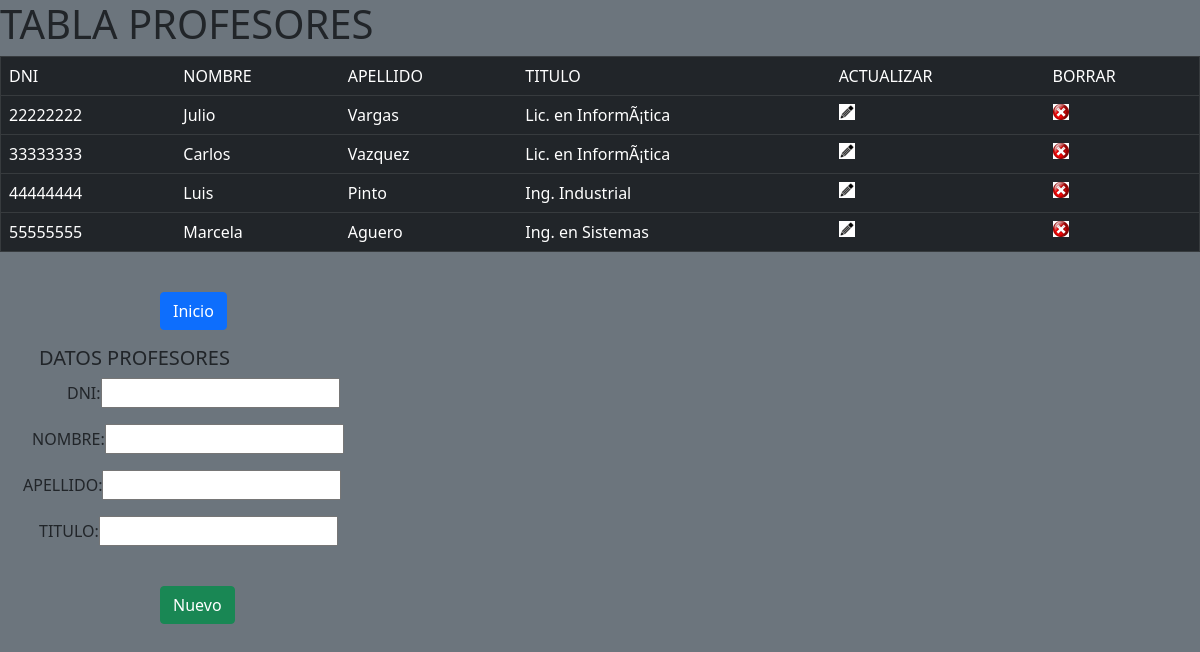
/tablaProfesores.php, run on the app's committed database.
### tables this page shows
CREATE TABLE `profesor` (
  `prof_dni` int(11) NOT NULL,
  `prof_nombre` varchar(20) DEFAULT NULL,
  `prof_apellido` varchar(20) DEFAULT NULL,
  `prof_titulo` varchar(20) DEFAULT NULL
);

### tablaProfesores.php (the view, shortened to what this page needs)
<html>
    <head>
       <link href="https://cdn.jsdelivr.net/npm/bootstrap@5.1.3/dist/css/bootstrap.min.css" rel="stylesheet">
    </head>
    <body class="bg-secondary">
       <?php
         $controlBtnAct=false;
        ?>
        <div class="tablaProfesores">
          <h1>TABLA PROFESORES</h1>
          <div class="opciones" class="tabla">
            <table border="1" class="table table-dark">
              <tr>
                <td>DNI</td>
                <td>NOMBRE</td>
                <td>APELLIDO</td>
                <td>TITULO</td>
                <td>ACTUALIZAR</td>
                <td>BORRAR</td>
              </tr>
              <?php
                $conexion=mysqli_connect('localhost','root','','sga_Belgrano');
                $sql='SELECT * FROM PROFESOR';
                $resultado= mysqli_query($conexion, $sql);
                while($mostrar= mysqli_fetch_array($resultado)){
              ?>
              <tr>
                <td><?php echo $mostrar[0]?></td>
                <td><?php echo $mostrar[1]?></td>
                <td><?php echo $mostrar[2]?></td>
                <td><?php echo $mostrar[3]?></td>
                <td ><a href="tablaProfesores.php?accion=Actualizar&&id=<?php echo $mostrar[0]?>" class="modificar" name="Actualizar"> <img src="editar1.png"</a> </td>
                <td ><a href="tablaProfesores.php?accion=Borrar&&id=<?php echo $mostrar[0]?>" class="eliminar" name="Borrar"> <img src="eliminar1.png"</a></td>
              </tr>
              <?php
              }
              ?>
            </table>
            <br/>
            <form action="index.php" method="POST">
               <spam>
                 <input type="submit" class="btn btn-primary" name="volver" value="Inicio" class="enviar">
               </spam>
            </form>
          </div>
        </div>
        <div class="datosProfesores">
          <form action="<?php echo htmlspecialchars($_SERVER['PHP_SELF'])?>" method="POST">
            <h5 class="p4" class="text-success">DATOS PROFESORES </h5>
            <p class="p1" class="text-success">DNI:<input type="text" name="dni" value="<?php echo $mostrar2[0]?>" id="dni"class="text"></p>
            <p class="p2" class="text-success">NOMBRE:<input type="text" name="nombre" value="<?php echo $mostrar2[1]?>" id="nombre"class="text"></p>
            <p class="p3" class="text-success">APELLIDO:<input type="text" name="apellido" value="<?php echo $mostrar2[2]?>" id="apellido" class="text"></p>
            <p class="p4" class="text-success">TITULO:<input type="text" name="titulo" value="<?php echo $mostrar2[3]?>" id="titulo" class="text"></p>
            <br/>
            <?php
            if ($controlBtnAct )
             {?>
            <spam>
             <input type="submit" name="Modificar" class="btn btn-warning" value="Modificar" onclick="return EnviarFormP()" class="enviar" class="modificar">
            </spam>
             <?php }else { ?>
            <spam>
             <input type="submit" name="Nuevo" class="btn btn-success" value="Nuevo" onclick="return EnviarFormP()" class="enviar">
            </spam>
                <?php } ?>
          </form>
        </div>
    </body>
</html>

### tablaProfesores.php (style rules this page uses)
.p1 { padding-left: 67px; }
.p2 { padding-left: 32px; }
.p3 { padding-left: 23px; }
.p4 { padding-left: 39px; }
spam { margin-left: 160px; }

### data on the page
profesor: prof_dni "22222222", prof_nombre "Julio", prof_apellido "Vargas", prof_titulo "Lic. en InformÃ¡tica"
profesor: prof_dni "33333333", prof_nombre "Carlos", prof_apellido "Vazquez", prof_titulo "Lic. en InformÃ¡tica"
profesor: prof_dni "44444444", prof_nombre "Luis", prof_apellido "Pinto", prof_titulo "Ing. Industrial"
profesor: prof_dni "55555555", prof_nombre "Marcela", prof_apellido "Aguero", prof_titulo "Ing. en Sistemas"
